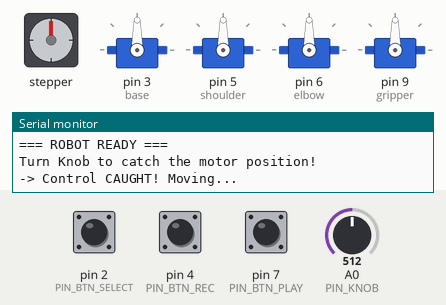
This sketch was run on a simulated Arduino Uno, built with avr-gcc and run on an emulated ATmega328P. Parts: stepper motor, 4 × servo, the last lines printed to the serial monitor. Wiring (inferred from the names in the program): stepper motor (50 steps per turn assumed): coils pin 10, pin 11, pin 12, pin 13. Inputs (shaded band) come from the test bench; at power-on: pin 2 (PIN_BTN_SELECT) HIGH, pin 4 (PIN_BTN_REC) HIGH, A0 (PIN_KNOB) = 512, pin 7 (PIN_BTN_PLAY) HIGH.

Above: at 1.2 s.
1.3 s: pin 2 (PIN_BTN_SELECT) pulled LOW for 1 s
At 3.4 s:
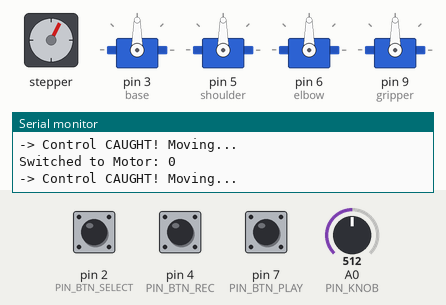
3.8 s: pin 4 (PIN_BTN_REC) pulled LOW for 3.2 s
At 7.5 s:
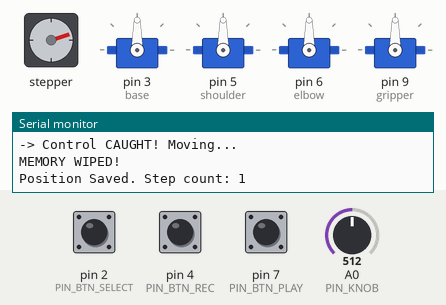
8.5 s: A0 (PIN_KNOB) set to 716
At 9.1 s:
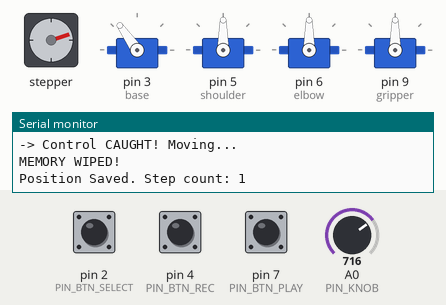
10.0 s: pin 7 (PIN_BTN_PLAY) pulled LOW for 0.15 s
At 12.2 s:
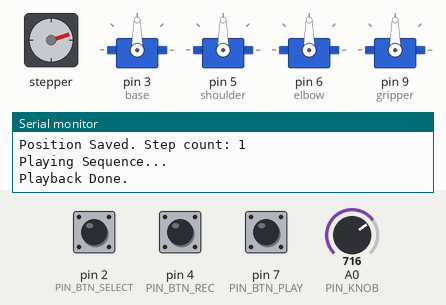
13.0 s: pin 2 (PIN_BTN_SELECT) pulled LOW for 0.15 s
At 13.3 s:
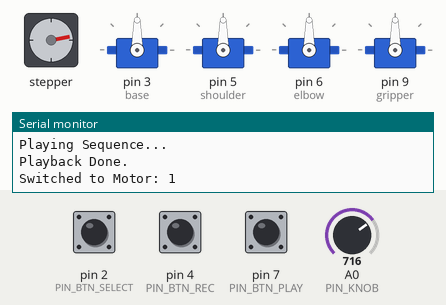
14.6 s: pin 2 (PIN_BTN_SELECT) pulled LOW for 3.2 s
At 18.4 s:
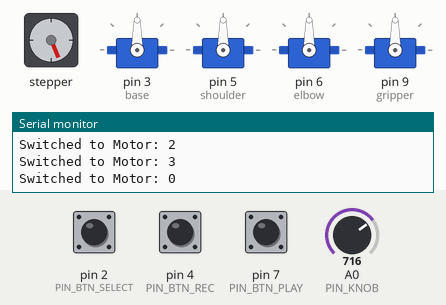
Timing chart, 0 to 19.9 s (numbered marks = the images above; inputs shaded):
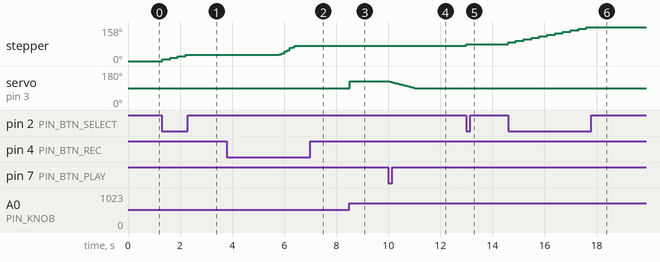

The sketch:

Single_potentiometer_teach_and_play_arm__1_.ino
```cpp
/*
 * Single Potentiometer Robotic Arm Teach and Play
 * CONTROLS:
 * - Knob (A0): Controls the selected motor.
 * - Button 1 (Pin 2): SELECTOR. Cycles through Base -> Shoulder -> Elbow -> Gripper.
 * - Button 2 (Pin 4): RECORD. Click to save pose. Hold 2s to wipe memory.
 * - Button 3 (Pin 7): PLAY. Replays the saved sequence.
 * * FEEDBACK:
 * - LEDs on Pins 10, 11, 12, 13 show which motor is active.
 */

#include <Servo.h>

Servo base, shoulder, elbow, gripper;

//PIN DEFINITIONS
const int PIN_KNOB = A0;
const int PIN_BTN_SELECT = 2;
const int PIN_BTN_REC = 4;
const int PIN_BTN_PLAY = 7;

// LEDs
const int LED_BASE = 10;
const int LED_SHLDR = 11;
const int LED_ELBOW = 12;
const int LED_GRIP = 13;

// SYSTEM VARIABLES
int currentMotor = 0;       // 0=Base, 1=Shoulder, 2=Elbow, 3=Gripper
int currentAngles[4];       // Stores where the robot IS right now
int locked[4] = {0, 0, 0, 0}; // 0 = Unlocked (Safe), 1 = Locked (Moving)

// MEMORY VARIABLES
const int MAX_STEPS = 50;
int savedPos[MAX_STEPS][4];
int totalSteps = 0;
bool isPlaying = false;

// Debounce timer
unsigned long lastPress = 0;

void setup() {
  Serial.begin(9600);

  // 1. Attach Motors
  base.attach(3);
  shoulder.attach(5);
  elbow.attach(6);
  gripper.attach(9);

  // 2. Set Start Position (Home)
  // We start everything at 90 so it doesn't flop around
  currentAngles[0] = 90;
  currentAngles[1] = 90;
  currentAngles[2] = 90;
  currentAngles[3] = 90;

  base.write(90);
  shoulder.write(90);
  elbow.write(90);
  gripper.write(90);

  // 3. Setup Buttons (Internal Pullups - No resistors needed!)
  pinMode(PIN_BTN_SELECT, INPUT_PULLUP);
  pinMode(PIN_BTN_REC, INPUT_PULLUP);
  pinMode(PIN_BTN_PLAY, INPUT_PULLUP);

  // 4. Setup LEDs
  pinMode(LED_BASE, OUTPUT);
  pinMode(LED_SHLDR, OUTPUT);
  pinMode(LED_ELBOW, OUTPUT);
  pinMode(LED_GRIP, OUTPUT);

  // Light up the first LED
  updateLEDs();

  Serial.println("=== ROBOT READY ===");
  Serial.println("Turn Knob to catch the motor position!");
}

void loop() {
  if (isPlaying) return; // Freeze controls while playing

  //
  // 1. SELECTOR BUTTON (Change Motor)
  //
  if (digitalRead(PIN_BTN_SELECT) == LOW) {
    if (millis() - lastPress > 300) { // Anti-glitch wait
      currentMotor++;
      if (currentMotor > 3) currentMotor = 0; // Loop back to Base

      // When we switch, we turn OFF control until knob catches up
      locked[currentMotor] = 0;

      updateLEDs();
      Serial.print("Switched to Motor: "); Serial.println(currentMotor);
      lastPress = millis();
    }
  }

  //
  // 2. KNOB CONTROL (The Logic Brain)
  //
  int knobVal = analogRead(PIN_KNOB);
  int targetAngle = map(knobVal, 0, 1023, 0, 180);

  // SAFETY CHECK: Soft Takeover
  // If we are "Unlocked", we check if the knob matches the motor
  if (locked[currentMotor] == 0) {
    int diff = abs(targetAngle - currentAngles[currentMotor]);
    if (diff < 10) { // If knob is within 10 degrees of motor
      locked[currentMotor] = 1; // LOCK IT! You have control now.
      Serial.println("-> Control CAUGHT! Moving...");
    }
  }

  // MOVE IT: If locked, update the servo
  if (locked[currentMotor] == 1) {
    currentAngles[currentMotor] = targetAngle; // Save to current state variables

    switch(currentMotor) {
      case 0: base.write(targetAngle); break;
      case 1: shoulder.write(targetAngle); break;
      case 2: elbow.write(targetAngle); break;
      case 3: gripper.write(targetAngle); break;
    }
    delay(15); // Smoothness delay
  }

  //
  // 3. RECORD BUTTON (Save / Wipe)
  //
  if (digitalRead(PIN_BTN_REC) == LOW) {
    unsigned long pressStart = millis();
    bool wiped = false;

    // Check if user is holding button (WIPE)
    while (digitalRead(PIN_BTN_REC) == LOW) {
      if (millis() - pressStart > 2000) {
        totalSteps = 0;
        Serial.println("MEMORY WIPED!");
        blinkAllLEDs(); // Visual confirmation
        wiped = true;
        break;
      }
    }

    // If it was just a short click (SAVE)
    if (!wiped && millis() - lastPress > 300) {
      if (totalSteps < MAX_STEPS) {
        // Save all 4 current angles into memory
        for(int k=0; k<4; k++) savedPos[totalSteps][k] = currentAngles[k];
        totalSteps++;
        Serial.print("Position Saved. Step count: "); Serial.println(totalSteps);
        delay(200);
      }
      lastPress = millis();
    }
  }


  // 4. PLAY BUTTON

  if (digitalRead(PIN_BTN_PLAY) == LOW) {
    if (millis() - lastPress > 300) {
      Serial.println("Playing Sequence...");
      playSequence();
      lastPress = millis();
    }
  }
}


void updateLEDs() {
  // Turn all OFF
  digitalWrite(LED_BASE, LOW);
  digitalWrite(LED_SHLDR, LOW);
  digitalWrite(LED_ELBOW, LOW);
  digitalWrite(LED_GRIP, LOW);

  // Turn active one ON
  switch (currentMotor) {
    case 0: digitalWrite(LED_BASE, HIGH); break;
    case 1: digitalWrite(LED_SHLDR, HIGH); break;
    case 2: digitalWrite(LED_ELBOW, HIGH); break;
    case 3: digitalWrite(LED_GRIP, HIGH); break;
  }
}

void blinkAllLEDs() {
  for(int k=0; k<3; k++) {
    digitalWrite(LED_BASE, HIGH); digitalWrite(LED_SHLDR, HIGH);
    digitalWrite(LED_ELBOW, HIGH); digitalWrite(LED_GRIP, HIGH);
    delay(100);
    digitalWrite(LED_BASE, LOW); digitalWrite(LED_SHLDR, LOW);
    digitalWrite(LED_ELBOW, LOW); digitalWrite(LED_GRIP, LOW);
    delay(100);
  }
  updateLEDs(); // Restore correct light
}

void playSequence() {
  isPlaying = true;

  // Move smoothly through every saved step
  for (int i = 0; i < totalSteps; i++) {
    smoothMove(savedPos[i][0], savedPos[i][1], savedPos[i][2], savedPos[i][3]);
    delay(500); // Wait 0.5s at each point
  }

  // Update the system so it knows where the arm ended up

  currentAngles[0] = base.read();
  currentAngles[1] = shoulder.read();
  currentAngles[2] = elbow.read();
  currentAngles[3] = gripper.read();


  locked[0]=0; locked[1]=0; locked[2]=0; locked[3]=0;

  isPlaying = false;
  Serial.println("Playback Done.");
}

void smoothMove(int t1, int t2, int t3, int t4) {
  int start1 = base.read();
  int start2 = shoulder.read();
  int start3 = elbow.read();
  int start4 = gripper.read();

  int steps = 50;
  for (int j = 0; j <= steps; j++) {
    base.write(start1 + (t1 - start1) * j / steps);
    shoulder.write(start2 + (t2 - start2) * j / steps);
    elbow.write(start3 + (t3 - start3) * j / steps);
    gripper.write(start4 + (t4 - start4) * j / steps);
    delay(20);
  }
}
```

Measured:
- after the input at 1.3 s, stepper: turns 28° clockwise in 0.92 s, starting at once
- after the input at 3.8 s, stepper: turns 44° clockwise in 0.60 s, starting after 2.0 s
- after the input at 8.5 s, servo on pin 3 (base): 90° → 125° at once
- after the input at 10.0 s, servo on pin 3 (base): moves from 125° to 90° over 0.98 s, starting after 0.05 s
- after the input at 14.6 s, stepper: turns 79° clockwise in 3.0 s, starting at once
